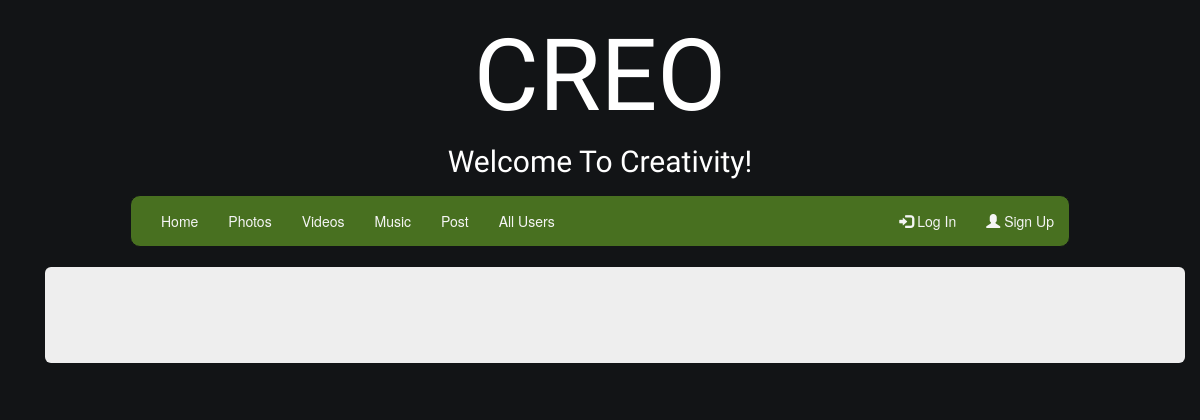
The app's page /creo/audios/, older data.
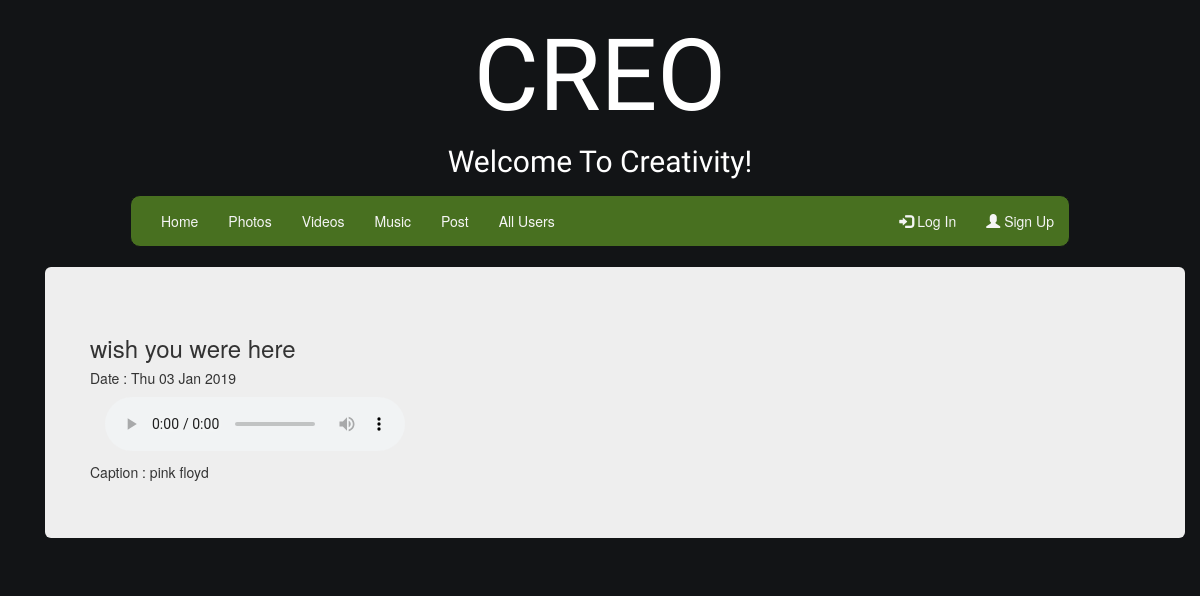
The same page, newer data.
### creo/models.py (models this page shows, shortened)
class PostSubmission(models.Model):
    POST_CHOICES = (
   (0, 'Image'),
   (1, 'Video'),
   (2,'Audio')
   )
    title = models.CharField(max_length=75)
    description = models.CharField(max_length=500)
    pub_date = models.DateTimeField(auto_now_add=True)
    content = models.FileField(upload_to ='posts', blank=True)
    post_type = models.CharField(choices=POST_CHOICES, max_length=12,)
    publisher = models.ForeignKey(User,on_delete=models.CASCADE,)
    like_count = models.IntegerField(default=0)
    comment_count = models.IntegerField(default=0)

### creo/views.py (the view)
# urls.py: path('audios/',views.allaudio,name="allaudio"),
def allaudio(request):
    latest_submissions = PostSubmission.objects.order_by('-like_count','-pub_date')
    context = { 'latest_submissions': latest_submissions }
    return render(request, 'allaudio.html', context)

### creo/templates/allaudio.html (shortened to what this page needs)
{% extends "base.html" %}
{% block contents %}
<div class="jumbotron">
{% if latest_submissions %}
{% for submission in latest_submissions %}
<div class="row">
      {%if submission.post_type == "2" %}
      <h3>{{submission.title}}</h3>
      <h5>Date : {{submission.pub_date|date:"D d M Y"}}</h5>
      <a href="{% url 'detailpost' submission.id %}">
            <div class="container">
            <audio controls>
                  <source src="{{ submission.content.url }}/" type="audio/ogg">
                  <source src="{{ submission.content.url }}/" type="audio/mpeg">
            </audio>
            </div>
      </a>
      <h5>Caption : {{submission.description}}</h5>
      {%endif%}
</div>
{% endfor %}
{% else %}
<p>No submissions are available.</p>
</div>
{% endif %}
{% endblock %}

Row changes from the older to the newer data that the page shows:
now on this page (row edited): PostSubmission: title "wish you were here", pub_date "Thu 03 Jan 2019", description "pink floyd"
